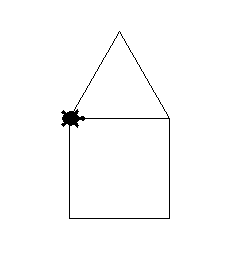

Write the Python code that produced this figure.
import turtle

t = turtle.Turtle()
t.shape("turtle")

house_size = int(input("집의 크기는 얼마로 할까요?"))

t.fd(house_size)
t.right(90)
t.fd(house_size)
t.right(90)
t.fd(house_size)
t.right(90)
t.fd(house_size)

t.right(90)

t.fd(house_size)
t.left(120)
t.fd(house_size)
t.left(120)
t.fd(house_size)
t.left(120)
